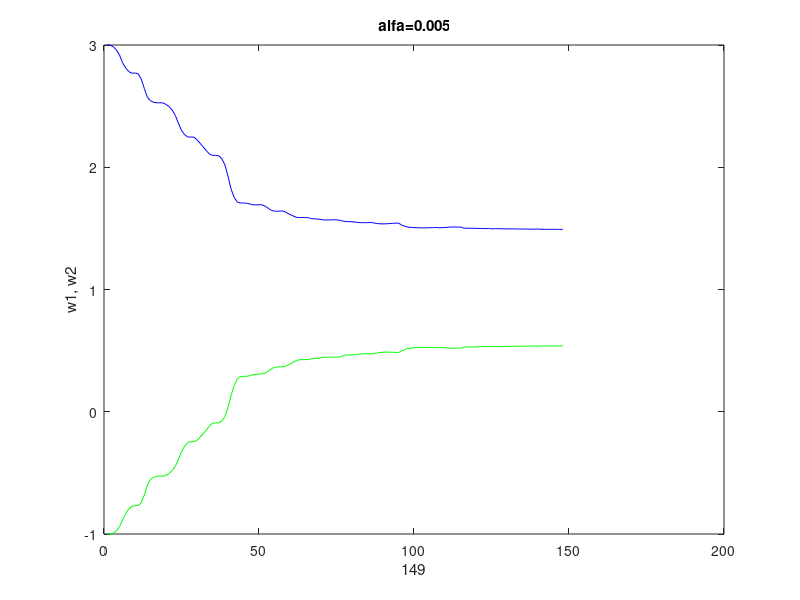

The MATLAB script that drew this image:
clear ; close all; clc

rand('twister', sum(100 * clock))
ni = rand(1, 10000) - 0.5;
a = [1 1.75 0.8745];
b = 1;
x = filter(b, a, ni);
x = x(:);


alfa = 0.005;
L = 150;
N = 2;
# rows, columns
w = zeros(N, L);

w(:, 3) = [3, -1];

printf('w = %d\n', size(w));

for n = 3:L-1
	# w(:,1) - first column, 
	# x is vector of two points
	# xp is scalar
	# e is error 
	xp = -w (:, n)'  * x(n-1:-1:n-N);
	e = x(n) - xp;
	w(:, n+1) = w(:, n) - alfa * e * x (n-1: -1: n-N);  	
	
	#plot(filter(w(1, n),  w(2, n), ni));
	printf("xp= %d\n", size(xp));
	size(xp)
	printf("e = %d\n", e);
	printf("x =" );
	x (n-1: -1: n-N)
end

figure(1);
plot(w(1,3:end), 'b'), hold on;
plot(w(2,3:end), 'g'),

xlabel(n);
ylabel('w1, w2');
title(['alfa=' num2str(alfa)]);

x2 = filter(b, [1, w(1, n), w(2, n) ], ni)(:);
rmse = [x, x2];